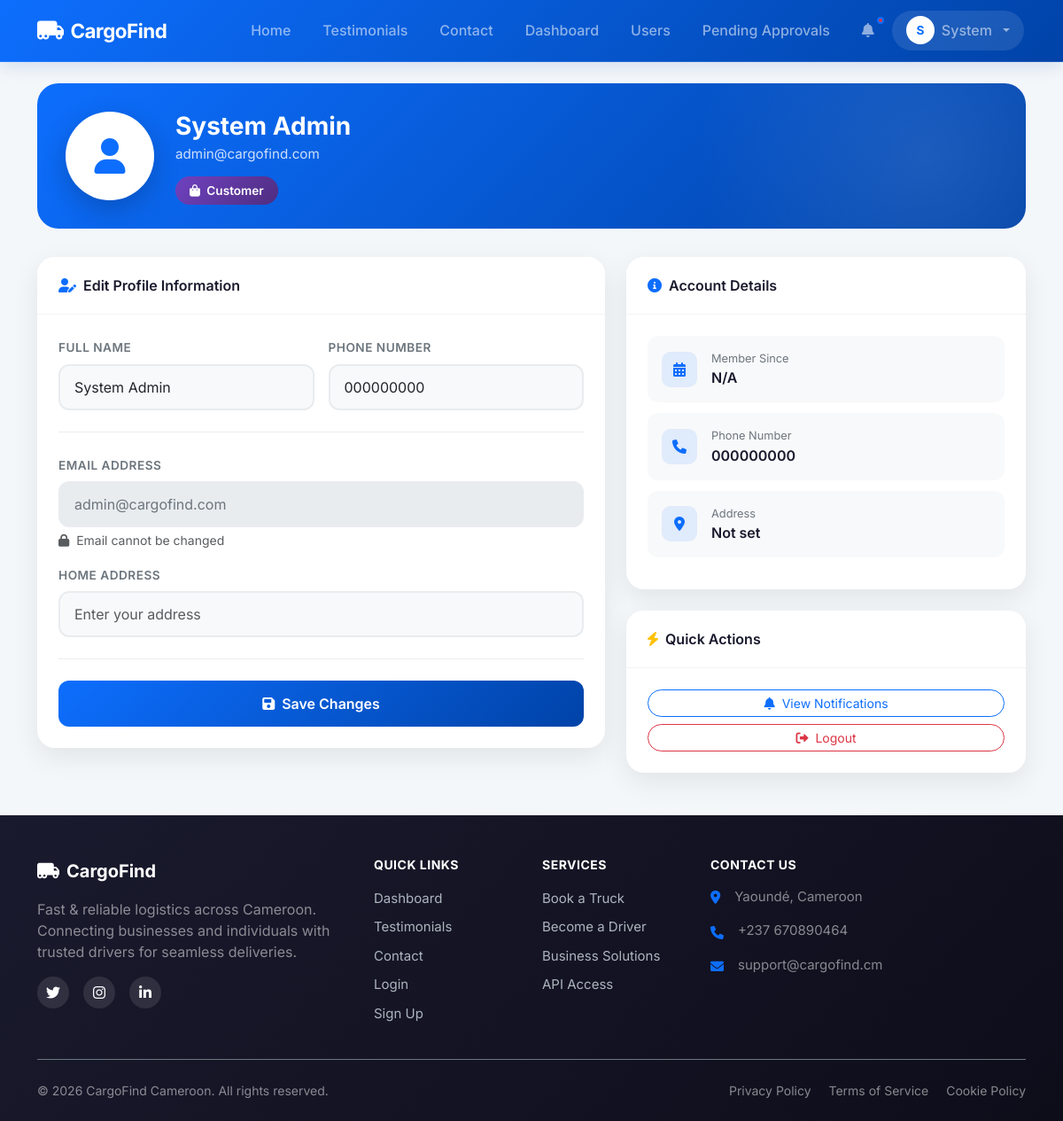
The app's page /profile (signed in) with its own data.
### models.py (models this page shows, shortened)
class User(UserMixin, db.Model):
    id = db.Column(db.Integer, primary_key=True)
    email = db.Column(db.String(120), unique=True, nullable=False)
    phone = db.Column(db.String(20), unique=True, nullable=False)
    password_hash = db.Column(db.String(255), nullable=False)
    full_name = db.Column(db.String(100), nullable=False)
    address = db.Column(db.String(200))
    role = db.Column(db.String(20), nullable=False) # 'customer', 'driver', 'admin'
    vehicle_type = db.Column(db.String(50)) # 'car', 'van', 'truck'
    vehicle_id = db.Column(db.String(50))
    license_url = db.Column(db.String(255))
    is_verified = db.Column(db.Boolean, default=False)
    registration_otp = db.Column(db.String(6))
    is_active = db.Column(db.Boolean, default=False)
    is_approved = db.Column(db.Boolean, default=False) # Admin approval
    current_lat = db.Column(db.Float)
    current_lng = db.Column(db.Float)
    deliveries_as_customer = db.relationship('Delivery', backref='customer', foreign_keys='Delivery.customer_id')
    deliveries_as_driver = db.relationship('Delivery', backref='driver', foreign_keys='Delivery.driver_id')
    notifications = db.relationship('Notification', backref='user', lazy=True)
    wallet = db.relationship('Wallet', backref='user', uselist=False)

### app.py (the view, shortened to what this page needs)
@app.route('/profile', methods=['GET', 'POST'])
@login_required
def profile():
    return render_template('profile.html')

### templates/profile.html (shortened to what this page needs)
{% extends "base.html" %}
{% block content %}
<div class="row animate-up">
    <div class="col-12">
        <div class="profile-header">
            <div class="row align-items-center">
                <div class="col-auto">
                    <div class="profile-avatar">
                        <i class="fas fa-user"></i>
                    </div>
                </div>
                <div class="col">
                    <h1 class="profile-name">{{ current_user.full_name }}</h1>
                    <p class="profile-email">{{ current_user.email }}</p>
                    {% if current_user.role == 'driver' %}
                        <span class="badge-driver">
                            <i class="fas fa-truck-moving me-1"></i> Driver
                        </span>
                    {% else %}
                        <span class="badge-customer">
                            <i class="fas fa-shopping-bag me-1"></i> Customer
                        </span>
                    {% endif %}
                </div>
            </div>
        </div>
    </div>
</div>
<div class="row g-4">
    <div class="col-lg-7">
        <div class="card profile-card">
            <div class="card-header-custom d-flex align-items-center">
                <i class="fas fa-user-edit me-2 text-primary"></i>
                Edit Profile Information
            </div>
            <div class="card-body-custom">
                <form method="POST">
                    <div class="row g-3">
                        <div class="col-md-6">
                            <label class="form-label-custom">Full Name</label>
                            <input type="text" name="full_name" class="form-control form-control-custom" value="{{ current_user.full_name }}" required>
                        </div>
                        <div class="col-md-6">
                            <label class="form-label-custom">Phone Number</label>
                            <input type="tel" name="phone" class="form-control form-control-custom" value="{{ current_user.phone }}" required>
                        </div>
                    </div>
                    <div class="divider-section"></div>
                    <div class="mb-3">
                        <label class="form-label-custom">Email Address</label>
                        <input type="email" class="form-control form-control-custom" value="{{ current_user.email }}" disabled>
                        <small class="text-muted mt-1 d-block"><i class="fas fa-lock me-1"></i> Email cannot be changed</small>
                    </div>
                    <div class="mb-3">
                        <label class="form-label-custom">Home Address</label>
                        <input type="text" name="address" class="form-control form-control-custom" value="{{ current_user.address or '' }}" placeholder="Enter your address">
                    </div>
                    <div class="divider-section"></div>
                    <button type="submit" class="btn btn-primary w-100 btn-update">
                        <i class="fas fa-save me-2"></i>Save Changes
                    </button>
                </form>
            </div>
        </div>
    </div>
    <div class="col-lg-5">
        <div class="card profile-card mb-4">
            <div class="card-header-custom d-flex align-items-center">
                <i class="fas fa-info-circle me-2 text-primary"></i>
                Account Details
            </div>
            <div class="card-body-custom">
                <div class="info-item">
                    <div class="info-icon">
                        <i class="fas fa-calendar-alt"></i>
                    </div>
                    <div class="info-content">
                        <div class="info-label">Member Since</div>
                        <div class="info-value">{{ current_user.created_at.strftime('%B %d, %Y') if current_user.created_at else 'N/A' }}</div>
                    </div>
                </div>
                <div class="info-item">
                    <div class="info-icon">
                        <i class="fas fa-phone"></i>
                    </div>
                    <div class="info-content">
                        <div class="info-label">Phone Number</div>
                        <div class="info-value">{{ current_user.phone }}</div>
                    </div>
                </div>
                <div class="info-item">
                    <div class="info-icon">
                        <i class="fas fa-map-marker-alt"></i>
                    </div>
                    <div class="info-content">
                        <div class="info-label">Address</div>
                        <div class="info-value">{{ current_user.address or 'Not set' }}</div>
                    </div>
                </div>
            </div>
        </div>
        <div class="card profile-card">
            <div class="card-header-custom d-flex align-items-center">
                <i class="fas fa-bolt me-2 text-warning"></i>
                Quick Actions
            </div>
            <div class="card-body-custom">
                <div class="d-grid gap-2">
                    <a href="{{ url_for('notifications') }}" class="btn btn-outline-primary btn-sm rounded-pill">
                        <i class="fas fa-bell me-2"></i>View Notifications
                    </a>
                    <a href="{{ url_for('logout') }}" class="btn btn-outline-danger btn-sm rounded-pill">
                        <i class="fas fa-sign-out-alt me-2"></i>Logout
                    </a>
                </div>
            </div>
        </div>
    </div>
</div>
{% endblock %}

### templates/base.html (shortened to what this page needs)
<!DOCTYPE html>
<html lang="en">
<head>
    <link href="https://cdn.jsdelivr.net/npm/bootstrap@5.3.0/dist/css/bootstrap.min.css" rel="stylesheet">
    <link rel="stylesheet" href="https://cdnjs.cloudflare.com/ajax/libs/font-awesome/6.0.0/css/all.min.css">
    <link rel="stylesheet" href="https://unpkg.com/leaflet@1.9.4/dist/leaflet.css" />
    <link rel="stylesheet" href="{{ url_for('static', filename='css/style.css') }}">
</head>
<body class="animate-fade-in">
    <nav class="navbar navbar-expand-lg navbar-dark sticky-top">
        <div class="container">
            <a class="navbar-brand" href="{{ url_for('index') }}">
                <i class="fas fa-truck-moving"></i>
                <span>CargoFind</span>
            </a>
            <div class="collapse navbar-collapse" id="navbarNav">
                <ul class="navbar-nav ms-auto align-items-lg-center">
                    <li class="nav-item">
                        <a class="nav-link" href="{{ url_for('index') }}">
                             Home
                        </a>
                    </li>
                    <li class="nav-item">
                        <a class="nav-link" href="{{ url_for('testimonials') }}">
                             Testimonials
                        </a>
                    </li>
                    <li class="nav-item">
                        <a class="nav-link" href="{{ url_for('contact') }}">
                             Contact
                        </a>
                    </li>
                    {% if current_user.is_authenticated %}
                        {% if current_user.role == 'customer' %}
                            <li class="nav-item">
                                <a class="nav-link" href="{{ url_for('customer_dashboard') }}">
                                    <i class="fas fa-tachometer-alt me-1 d-lg-none"></i> Dashboard
                                </a>
                            </li>
                            <li class="nav-item">
                                <a class="nav-link" href="{{ url_for('book_delivery') }}">
                                    <i class="fas fa-plus-circle me-1 d-lg-none"></i> Book Delivery
                                </a>
                            </li>
                        {% elif current_user.role == 'driver' %}
                            <li class="nav-item">
                                <a class="nav-link" href="{{ url_for('driver_dashboard') }}">
                                    <i class="fas fa-tachometer-alt me-1 d-lg-none"></i> Driver Panel
                                </a>
                            </li>
                        {% elif current_user.role == 'admin' %}
                            <li class="nav-item">
                                <a class="nav-link" href="{{ url_for('admin_dashboard') }}">
                                     Dashboard
                                </a>
                            </li>
                            <li class="nav-item">
                                <a class="nav-link" href="{{ url_for('admin_users') }}">
                                     Users
                                </a>
                            </li>
                            <li class="nav-item">
                                <a class="nav-link" href="{{ url_for('admin_pending_drivers') }}">
                                     Pending Approvals
                                </a>
                            </li>
                        {% endif %}
                        <li class="nav-item">
                            <a class="nav-link notification-badge" href="{{ url_for('notifications') }}">
                                <i class="fas fa-bell"></i>
                            </a>
                        </li>
                        <li class="nav-item dropdown">
                            <a class="nav-link nav-user dropdown-toggle" href="#" role="button" data-bs-toggle="dropdown">
                                <div class="nav-user-avatar">
                                    {{ current_user.full_name[0]|upper }}
                                </div>
                                <span class="d-none d-md-inline">{{ current_user.full_name.split()[0] }}</span>
                            </a>
                        </li>
                    {% endif %}
                </ul>
            </div>
        </div>
    </nav>
    <div class="container mt-4">
        {% block content %}{% endblock %}
    </div>
    <footer class="footer bg-dark text-white pt-5 pb-4 mt-5">
        <div class="container">
            <div class="d-none d-md-block">
                <div class="row">
                    <div class="col-lg-4 col-md-6 mb-4 mb-lg-0">
                        <a href="{{ url_for('index') }}" class="footer-brand d-flex align-items-center text-white text-decoration-none mb-3">
                            <i class="fas fa-truck-moving fa-lg me-2"></i>
                            <span class="fw-bold fs-5">CargoFind</span>
                        </a>
                        <p class="text-white-50 mb-3">Fast & reliable logistics across Cameroon. Connecting businesses and individuals with trusted drivers for seamless deliveries.</p>
                        <div class="d-flex gap-3">
                            <a href="#" class="social-link"><i class="fab fa-twitter"></i></a>
                            <a href="#" class="social-link"><i class="fab fa-instagram"></i></a>
                            <a href="#" class="social-link"><i class="fab fa-linkedin-in"></i></a>
                        </div>
                    </div>
                    <div class="col-lg-2 col-md-6 mb-4 mb-lg-0">
                        <h6 class="footer-heading text-uppercase fw-bold mb-3">Quick Links</h6>
                        <ul class="list-unstyled footer-links">
                            {% if not current_user.is_authenticated %}
                            <li><a href="{{ url_for('index') }}" class="footer-link">Home</a></li>
                            {% else %}
                            <li><a href="{% if current_user.role == 'admin' %}{{ url_for('admin_dashboard') }}{% elif current_user.role == 'driver' %}{{ url_for('driver_dashboard') }}{% else %}{{ url_for('customer_dashboard') }}{% endif %}" class="footer-link">Dashboard</a></li>
                            {% endif %}
                            <li><a href="{{ url_for('testimonials') }}" class="footer-link">Testimonials</a></li>
                            <li><a href="{{ url_for('contact') }}" class="footer-link">Contact</a></li>
                            <li><a href="{{ url_for('login') }}" class="footer-link">Login</a></li>
                            <li><a href="{{ url_for('register') }}" class="footer-link">Sign Up</a></li>
                        </ul>
                    </div>
                    <div class="col-lg-2 col-md-6 mb-4 mb-lg-0">
                        <h6 class="footer-heading text-uppercase fw-bold mb-3">Services</h6>
                        <ul class="list-unstyled footer-links">
                            <li><a href="{{ url_for('register') }}" class="footer-link">Book a Truck</a></li>
                            <li><a href="{{ url_for('register') }}" class="footer-link">Become a Driver</a></li>
                            <li><a href="{{ url_for('contact') }}" class="footer-link">Business Solutions</a></li>
                            <li><a href="{{ url_for('contact') }}" class="footer-link">API Access</a></li>
                        </ul>
                    </div>
                    <div class="col-lg-4 col-md-6">
                        <h6 class="footer-heading text-uppercase fw-bold mb-3">Contact Us</h6>
                        <ul class="list-unstyled footer-contact">
                            <li class="mb-3 d-flex align-items-start">
                                <i class="fas fa-map-marker-alt mt-1 me-3 text-primary"></i>
                                <span class="text-white-50">Yaoundé, Cameroon</span>
                            </li>
                            <li class="mb-3 d-flex align-items-center">
                                <i class="fas fa-phone mt-1 me-3 text-primary"></i>
                                <span class="text-white-50">+237 670890464</span>
                            </li>
                            <li class="mb-3 d-flex align-items-center">
                                <i class="fas fa-envelope mt-1 me-3 text-primary"></i>
                                <span class="text-white-50">support@cargofind.cm</span>
                            </li>
                        </ul>
                    </div>
                </div>
                <div class="footer-bottom border-top border-secondary mt-4 pt-4 d-flex flex-column flex-md-row justify-content-between align-items-center">
                    <p class="mb-2 mb-md-0 text-white-50">&copy; 2026 CargoFind Cameroon. All rights reserved.</p>
                    <div class="footer-bottom-links">
                        <a href="{{ url_for('privacy') }}" class="text-white-50 text-decoration-none me-3">Privacy Policy</a>
                        <a href="{{ url_for('terms') }}" class="text-white-50 text-decoration-none me-3">Terms of Service</a>
                        <a href="#" class="text-white-50 text-decoration-none">Cookie Policy</a>
                    </div>
                </div>
            </div>
        </div>
    </footer>
</body>
</html>

### records on screen
User: full_name "S", full_name "System", full_name "System Admin", email "admin@cargofind.com", phone "000000000", address "Not set"
